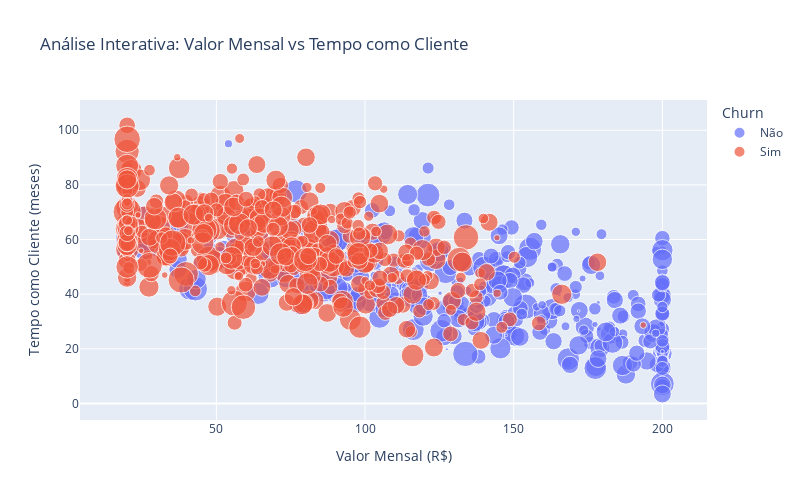

The notebook cell this image was saved under:
### Code cell
# Visualização interativa com Plotly (para demonstrar WebPDF)
fig_plotly = px.scatter(
    df,
    x='valor_mensal',
    y='tempo_como_cliente',
    color='churn_label',
    size='chamadas_suporte',
    hover_data=['satisfacao_pesquisa', 'atrasos_pagamento'],
    title='Análise Interativa: Valor Mensal vs Tempo como Cliente',
    labels={
        'valor_mensal': 'Valor Mensal (R$)',
        'tempo_como_cliente': 'Tempo como Cliente (meses)',
        'churn_label': 'Churn'
    }
)

fig_plotly.update_layout(
    width=800,
    height=500,
    font=dict(size=12)
)

fig_plotly.show()
print("✓ Visualização interativa criada (ideal para WebPDF)")

### Figure 1 — Plotly figure (JSON) as saved in the notebook; plotly's stock layout.template omitted (floating-point values rounded to 4 significant figures; data arrays with more than 128 entries replaced by an {"elided": "..."} marker saying what was removed)
{"data": [{"customdata": {"elided": "495x2 float values"}, "hovertemplate": "Churn=Não<br>Valor Mensal (R$)=%{x}<br>Tempo como Cliente (meses)=%{y}<br>chamadas_suporte=%{marker.size}<br>satisfacao_pesquisa=%{customdata[0]}<br>atrasos_pagamento=%{customdata[1]}<extra></extra>", "legendgroup": "Não", "marker": {"color": "#636efa", "size": {"elided": "495 float values"}, "sizemode": "area", "sizeref": 0.03883, "symbol": "circle"}, "mode": "markers", "name": "Não", "orientation": "v", "showlegend": true, "x": {"elided": "495 float values"}, "xaxis": "x", "y": {"elided": "495 float values"}, "yaxis": "y", "type": "scatter"}, {"customdata": {"elided": "505x2 float values"}, "hovertemplate": "Churn=Sim<br>Valor Mensal (R$)=%{x}<br>Tempo como Cliente (meses)=%{y}<br>chamadas_suporte=%{marker.size}<br>satisfacao_pesquisa=%{customdata[0]}<br>atrasos_pagamento=%{customdata[1]}<extra></extra>", "legendgroup": "Sim", "marker": {"color": "#EF553B", "size": {"elided": "505 float values"}, "sizemode": "area", "sizeref": 0.03883, "symbol": "circle"}, "mode": "markers", "name": "Sim", "orientation": "v", "showlegend": true, "x": {"elided": "505 float values"}, "xaxis": "x", "y": {"elided": "505 float values"}, "yaxis": "y", "type": "scatter"}], "layout": {"xaxis": {"anchor": "y", "domain": [0.0, 1.0], "title": {"text": "Valor Mensal (R$)"}}, "yaxis": {"anchor": "x", "domain": [0.0, 1.0], "title": {"text": "Tempo como Cliente (meses)"}}, "legend": {"title": {"text": "Churn"}, "tracegroupgap": 0, "itemsizing": "constant"}, "title": {"text": "Análise Interativa: Valor Mensal vs Tempo como Cliente"}, "font": {"size": 12}, "width": 800, "height": 500}}
